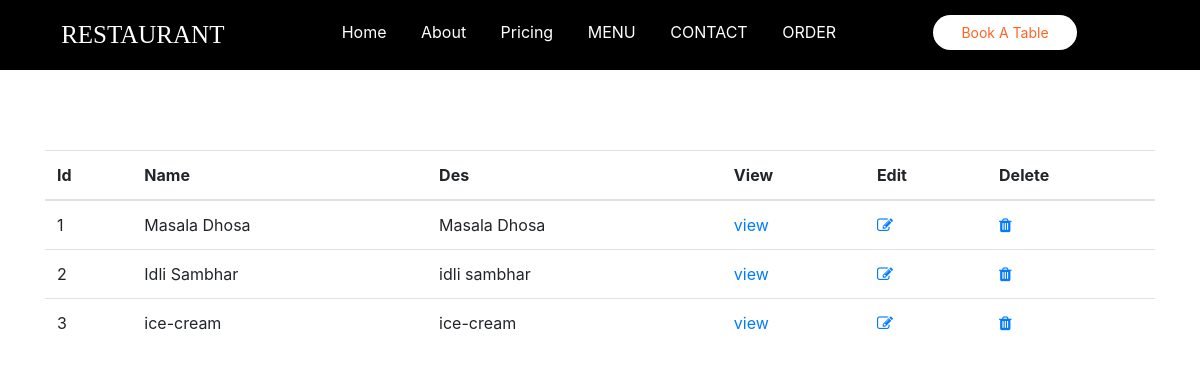
The page /order/ on the database its author committed.
### app1/models.py (models this page shows, shortened)
class Product(models.Model):
    categories = models.ManyToManyField(Category)
    name = models.CharField(max_length=200)
    price = models.IntegerField()
    des=models.TextField(max_length=200)
    images=models.ImageField(upload_to='pro_img',blank=True)

### app1/views.py (the view)
# urls.py: path('order/',order,name="order"),
def order(request):
    product=Product.objects.all()
    return render(request,'order.html',{'object_list':product})

### templates/order.html (shortened to what this page needs)
{% load static %}
<!DOCTYPE html>
<html lang="en">
<head>
    <link rel="stylesheet" href="https://maxcdn.bootstrapcdn.com/bootstrap/4.0.0/css/bootstrap.min.css">
    <link rel="stylesheet" href="https://cdnjs.cloudflare.com/ajax/libs/font-awesome/4.7.0/css/font-awesome.min.css">
    <link rel="stylesheet" href="{% static 'css/style1.css' %}">
</head>
<body>
<header style="margin-bottom:150px;">
  <ul class="fixed-top navbar-expend-lg">
      <div class="logo">
          <h1>RESTAURANT</h1>
      </div>
      <div>
        <li><a href="{% url 'index' %}">Home</a></li>
        <li><a href="{% url 'index' %}">About</a></li>
        <li><a href="{% url 'index' %}">Pricing</a></li>
        <li><a href="{% url 'index' %}" >MENU</a></li>
        <li><a href="{% url 'index' %}" >CONTACT</a></li>
        <li><a href="{% url 'order' %}" >ORDER</a></li>
      </div>
      <div class="book-btn" style="float:right;padding-top:15px;">
         <a href="{% url 'book' %}"><button type="button">Book A Table</button></a>
      </div>
  </header>
   <div class="container">
    <table class="table">
        <thead>
          <tr>
            <th scope="col">Id</th>
            <th scope="col">Name</th>
            <th scope="col">Des</th>
            <th scope="col">View</th>
            <th scope="col">Edit</th>
            <th scope="col">Delete</th>
          </tr>
        </thead>
        <tbody>
            {% for pro in object_list %}
          <tr>
            <td>{{ pro.id}}</td>
            <td>{{ pro.name }}</td>
            <td>{{ pro.des }}</td>
            <td><a href="{% url "productview" pro.id %}" >view</a></td>
            <td><a href="{% url "edit" pro.id %}"><i class="fa fa-edit"></i></a></td>
            <td><a href="{% url "delete" pro.id %}"><i class="fa fa-trash"></i></a></td>
          </tr>
           {% endfor %}
        </tbody>
      </table>
   </div>
</body>
</html>

### app1/static/css/style1.css (style rules this page uses)
html { scroll-behavior: smooth; }
* { margin:0; padding:0; box-sizing: border-box ; }
header { z-index: -1; }
ul { z-index: 1; }
header h1 { font-family:'pacifico',cursive; font-size:25px; color:white; padding:20px; }
header ul { background-color:black; display: flex; justify-content: space-around; list-style-type: none; margin: 0; padding: 0; background-color:black; text-align:center; height:70px; }
header ul li { display:inline-block !important; text-align: center; padding-top:20px; }
header ul li a { color:white; padding:15px !important; transition:0.2s !important; text-decoration:none !important; }
header .book-btn button { display: inline-block; padding: 7px 28px; border-radius: 50px; background-color: #fff; font-size: 14px; font-weight: 400; color: #ff6426; outline: none; transition: 0.5s; border: none; cursor: pointer; }

### rows shown on the page
Product: id "1", name "Masala Dhosa", des "Masala Dhosa"
Product: id "2", name "Idli Sambhar", des "idli sambhar"
Product: id "3", name "ice-cream", des "ice-cream"
